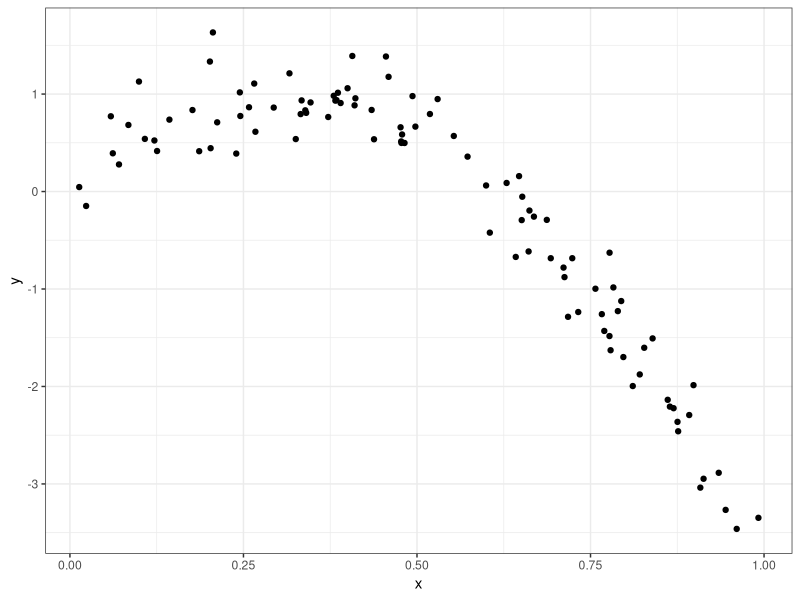
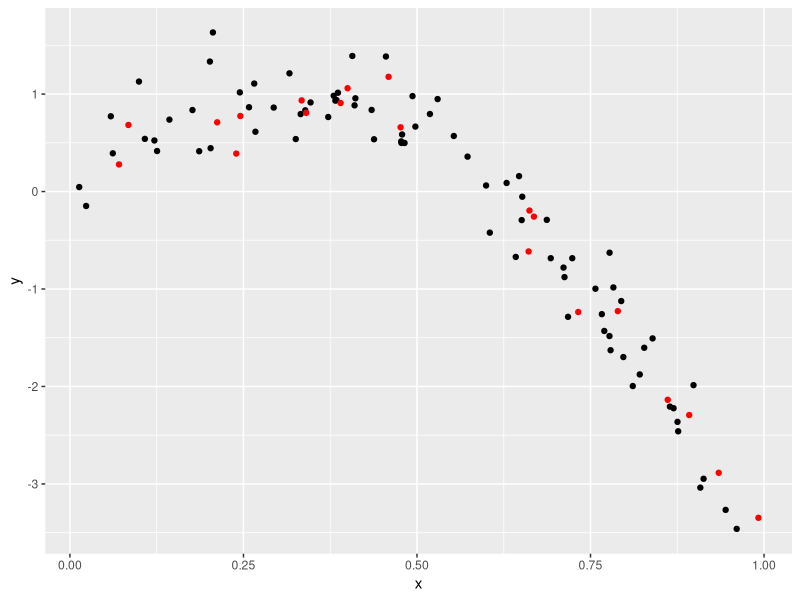
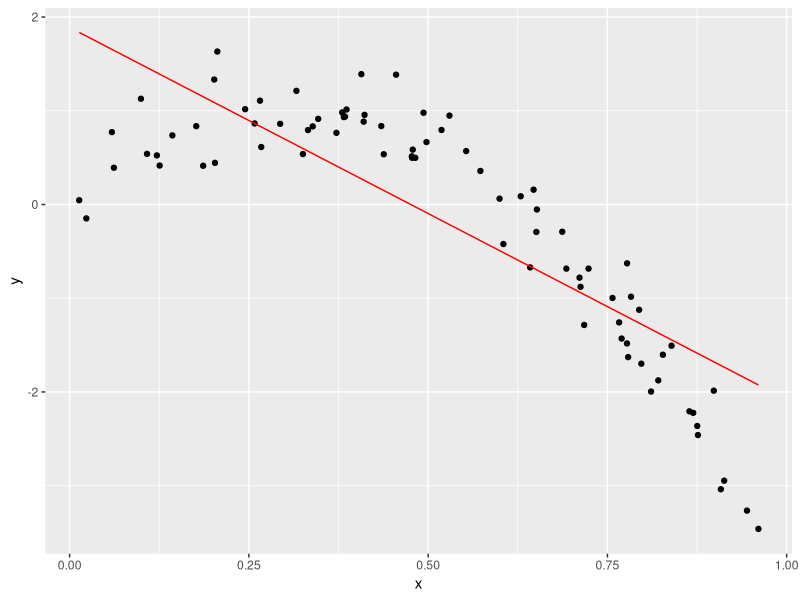
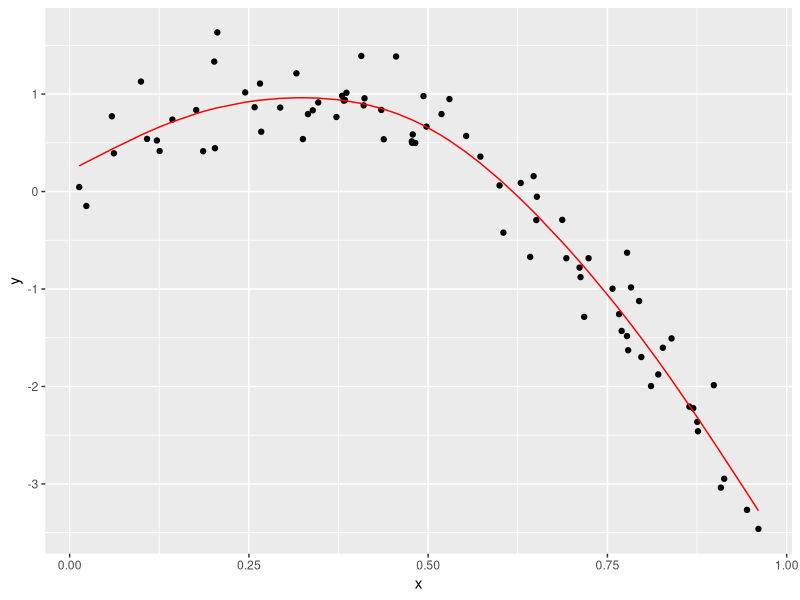
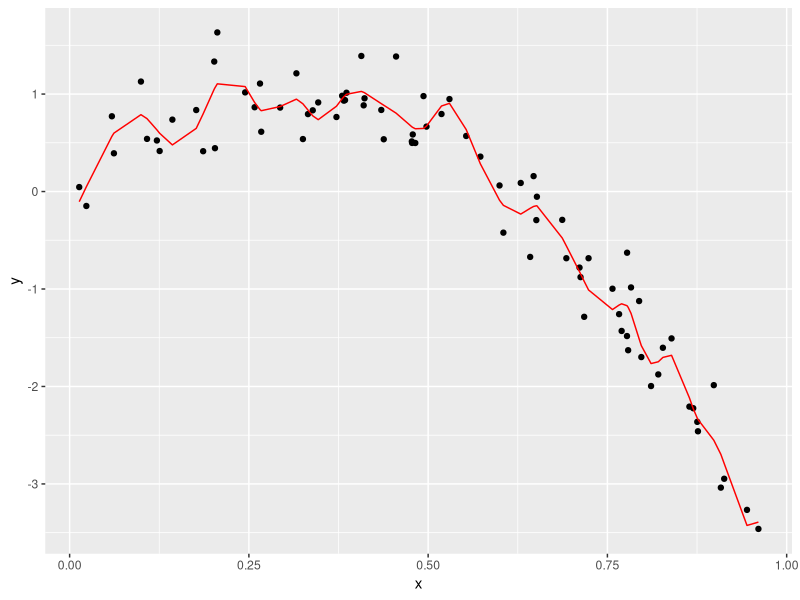
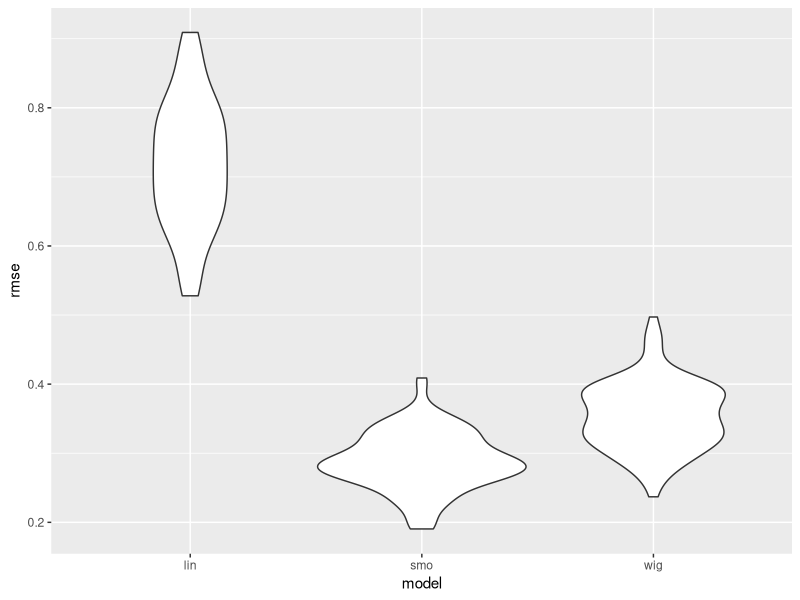

Source code (R) for these figures, in order:
## ---- chunk 1
knitr::opts_chunk$set(echo = TRUE)
library(tidyverse)
library(modelr)
library(mgcv)
## ---- chunk 2
set.seed(1)
nonlin_df = 
  tibble(
    id = 1:100,
    x = runif(100, 0, 1),
    y = 1 - 10 * (x - .3) ^ 2 + rnorm(100, 0, .3)
  )

nonlin_df %>% 
  ggplot(aes(x = x, y = y)) + 
  geom_point() + theme_bw()
## ---- chunk 3
train_df = sample_frac(nonlin_df, size = .8)
test_df = anti_join(nonlin_df, train_df, by = "id")

ggplot(train_df, aes(x = x, y = y)) + 
  geom_point() + 
  geom_point(data = test_df, color = "red")
## ---- chunk 4
linear_mod = lm(y~x, data = train_df)
smooth_mod = mgcv::gam(y~s(x), data = train_df)
wiggly_mod = mgcv::gam(y ~ s(x, k = 30), sp = 10e-6, data = train_df)
## ---- chunk 5
train_df %>% 
  add_predictions(linear_mod) %>% 
  ggplot(aes(x = x, y = y)) + geom_point() + 
  geom_line(aes(y = pred), color = "red")

train_df %>% 
  add_predictions(smooth_mod) %>% 
  ggplot(aes(x = x, y = y)) + geom_point() + 
  geom_line(aes(y = pred), color = "red")

train_df %>% 
  add_predictions(wiggly_mod) %>% 
  ggplot(aes(x = x, y = y)) + geom_point() + 
  geom_line(aes(y = pred), color = "red")
## ---- chunk 6
rmse(linear_mod, test_df)
rmse(smooth_mod, test_df)
rmse(wiggly_mod, test_df)
## ---- chunk 7
cv_df = 
  crossv_mc(nonlin_df, 100)
## ---- chunk 8
cv_df %>%  pull(train) %>%  .[[1]] %>% as_tibble
## ---- chunk 9
cv_df = 
  cv_df %>%  
  mutate(
    train = map(train, as_tibble),
    test = map(test, as_tibble))
## ---- chunk 10
cv_df = 
  cv_df %>% 
  mutate(
    linear_mods = map(train, ~lm(y ~ x, data = .x)),
    smooth_mods = map(.x = train, ~gam(y ~ s(x), data = .x)),
    wiggly_mod  = map(train, ~gam(y ~ s(x, k = 30), sp = 10e-6, data = .x)),
    rmse_lin = map2_dbl(.x = linear_mods, .y = test, ~rmse(.x,.y)),
    rmse_smo = map2_dbl(.x = smooth_mods, .y = test, ~rmse(.x,.y)),
    rmse_wig = map2_dbl(.x = wiggly_mod, .y = test, ~rmse(.x,.y)))

cv_df %>% 
  select(starts_with("rmse")) %>% 
  pivot_longer(
    everything(),
    names_to = "model", 
    values_to = "rmse",
    names_prefix = "rmse_") %>% 
  mutate(model = fct_inorder(model)) %>% 
  ggplot(aes(x = model, y = rmse)) + geom_violin()
